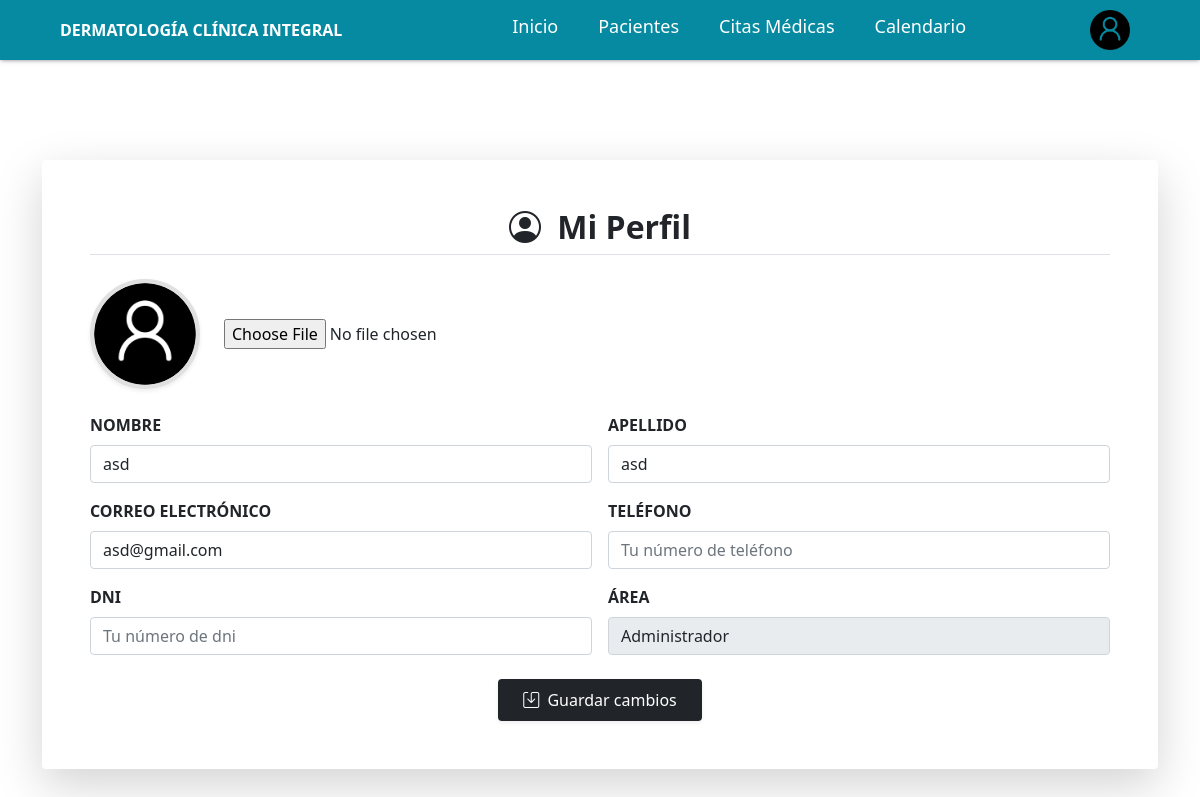
Screenshot of /perfil_user/ (signed in) with the database file from the repository.
### partidas_planos/models.py (models this page shows, shortened)
class User(AbstractBaseUser, PermissionsMixin):
    ESTANDAR = 1
    LEGAL = 2
    ADMINISTRADOR = 3
    ROLE_CHOICE = (
        (ESTANDAR, 'Contabilidad'),
        (LEGAL, 'Legal'),
        (ADMINISTRADOR, 'Administrador'),
    )
    first_name = models.CharField(max_length=50)
    last_name = models.CharField(max_length=50)
    username = models.CharField(max_length=50, unique=True)
    email = models.EmailField(max_length=100, unique=True, blank=True, null=True)
    phone_number = models.CharField(max_length=12, blank=True, null=True)
    role = models.PositiveSmallIntegerField(choices=ROLE_CHOICE, blank=True, null=True)
    foto_perfil = models.ImageField(upload_to='profile_photos/', blank=True, null=True)
    dni = models.CharField(max_length=8, unique=True, blank=True, null=True)
    saldo = models.DecimalField(max_digits=10, decimal_places=2, blank=True, null=True, default=100.00)
    date_joined = models.DateTimeField(auto_now_add=True)
    last_login = models.DateTimeField(auto_now_add=True)
    created_date = models.DateTimeField(auto_now_add=True)
    modified_date = models.DateTimeField(auto_now=True)
    is_admin = models.BooleanField(default=False)
    is_staff = models.BooleanField(default=False)
    is_active = models.BooleanField(default=True)
    is_superadmin = models.BooleanField(default=False)
    USERNAME_FIELD = 'username'
    REQUIRED_FIELDS = ['email', 'first_name', 'last_name']
    objects = UserManager()

### principal/views.py (the view)
# urls.py: path('perfil_user/', views.perfil_user, name='perfil_user'),
@login_required(login_url='login')
def perfil_user(request):
    user = request.user
    if request.method == 'POST':
        form = PerfilUsuarioForm(request.POST, request.FILES, instance=user)
        if form.is_valid():
            form.save()
            return redirect('home')
    else:
        form = PerfilUsuarioForm(instance=user)
    return render(request, 'sistemas/perfil_user.html', {'form': form, 'user': user})

### principal/forms.py (shortened to what this page needs)
class PerfilUsuarioForm(forms.ModelForm):
    class Meta:
        model = User
        fields = ['first_name', 'last_name', 'email', 'phone_number', 'foto_perfil', 'dni', 'role']
        widgets = {
            'first_name': forms.TextInput(attrs={'class': 'form-control', 'placeholder': 'Tu nombre'}),
            'last_name': forms.TextInput(attrs={'class': 'form-control', 'placeholder': 'Tu apellido'}),
            'email': forms.EmailInput(attrs={'class': 'form-control', 'placeholder': 'Tu correo electrónico'}),
            'phone_number': forms.TextInput(attrs={'class': 'form-control', 'placeholder': 'Tu número de teléfono'}),
            'dni': forms.TextInput(attrs={'class': 'form-control', 'placeholder': 'Tu número de dni'}),
            'role': forms.Select(
                choices=User.ROLE_CHOICE,
                attrs={
                    'class': 'form-control',
                    'disabled': True,
                }
            ),
        }

### templates/sistemas/perfil_user.html (shortened to what this page needs)
{% extends "base.html" %}
{% load static %}
{% block body %}
{% include "../components/navbar.html" %}
<div class="container" style="margin-top: 100px;">
    <div class="card shadow-lg border-0 rounded-4">
        <div class="card-body p-5">
            <h2 class="fw-bold mb-4 text-center border-bottom pb-2">
                <i class="bi bi-person-circle me-2"></i> Mi Perfil
            </h2>
            <form method="POST" enctype="multipart/form-data">
                <div class="d-flex align-items-center mb-4">
                    {% if user.foto_perfil %}
                        <img src="{{ user.foto_perfil.url }}"
                            alt="Foto de perfil"
                            class="shadow-sm"
                            style="width:120px; height:120px; border-radius:50%; object-fit:cover; border:3px solid #e0e0e0;">
                    {% else %}
                        <img src="{% static 'images/login.png' %}"
                             alt="Foto por defecto"
                             style="width: 110px; height: 110px; border-radius: 50%; object-fit: cover; border: 4px solid #e0e0e0;"
                             class="me-4 shadow-sm">
                    {% endif %}
                    <div>
                        <div class="input-group" style="max-width: 300px;">
                            {{ form.foto_perfil }}
                        </div>
                    </div>
                </div>
                <div class="row g-3">
                    <div class="col-md-6">
                        <label class="form-label fw-bold ">NOMBRE</label>
                        {{ form.first_name }}
                    </div>
                    <div class="col-md-6">
                        <label class="form-label fw-bold">APELLIDO</label>
                        {{ form.last_name }}
                    </div>
                    <div class="col-md-6">
                        <label class="form-label fw-bold">CORREO ELECTRÓNICO</label>
                        {{ form.email }}
                    </div>
                    <div class="col-md-6">
                        <label class="form-label fw-bold">TELÉFONO</label>
                        {{ form.phone_number }}
                    </div>
                    <div class="col-md-6">
                        <label class="form-label fw-bold">DNI</label>
                        {{ form.dni }}
                    </div>
                    <div class="col-md-6">
                        <label class="form-label fw-bold">ÁREA</label>
                        {{ form.role }}
                    </div>
                </div>
                <div class="d-flex justify-content-center mt-4">
                    <button type="submit" class="btn text-white px-4 py-2 fw-semibold shadow-sm bg-dark">
                        <i class="bi bi-save me-1"></i> Guardar cambios
                    </button>
                </div>
            </form>
        </div>
    </div>
</div>
{% endblock %}

### rows the page displays
User: first_name "asd", last_name "asd", email "asd@gmail.com", role "Administrador"
